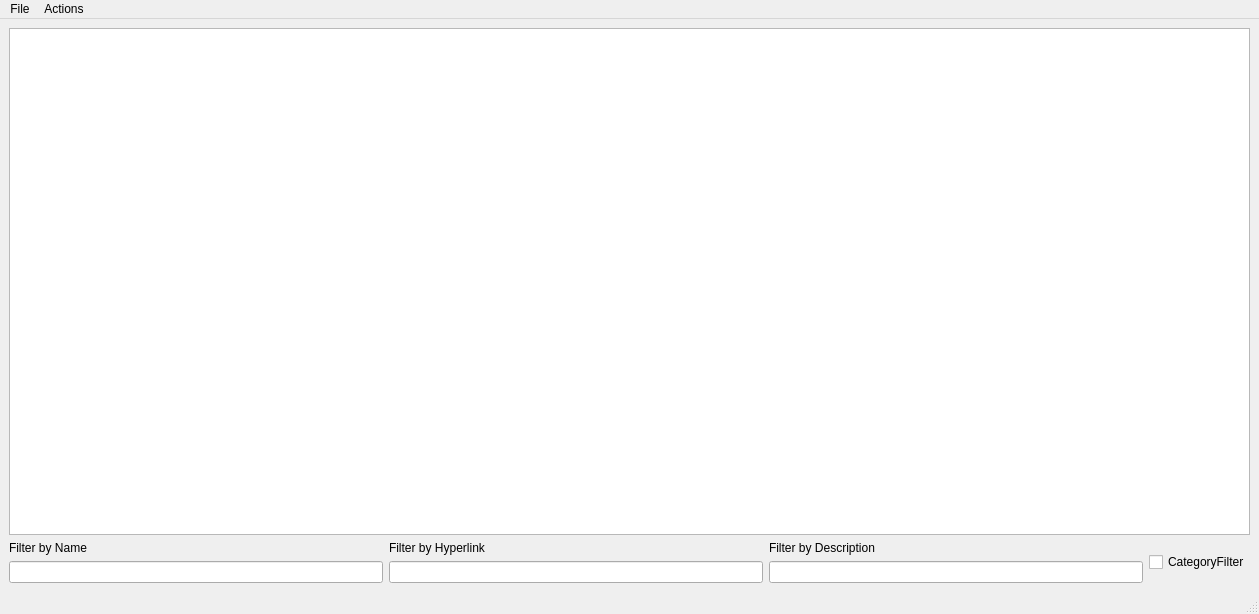
<?xml version="1.0" encoding="UTF-8"?>
<ui version="4.0">
 <class>MainWindow</class>
 <widget class="QMainWindow" name="MainWindow">
  <property name="geometry">
   <rect>
    <x>0</x>
    <y>0</y>
    <width>1259</width>
    <height>614</height>
   </rect>
  </property>
  <property name="windowTitle">
   <string>MainWindow</string>
  </property>
  <widget class="QWidget" name="centralwidget">
   <layout class="QGridLayout" name="gridLayout">
    <item row="0" column="0" colspan="2">
     <widget class="QTreeView" name="treeView"/>
    </item>
    <item row="1" column="0">
     <layout class="QGridLayout" name="gridLayout_2">
      <item row="1" column="0">
       <widget class="QLineEdit" name="lineEditName"/>
      </item>
      <item row="0" column="2">
       <widget class="QLabel" name="label_6">
        <property name="styleSheet">
         <string notr="true">font: 12pt &quot;Times New Roman&quot;;</string>
        </property>
        <property name="text">
         <string>Filter by Description</string>
        </property>
       </widget>
      </item>
      <item row="0" column="0">
       <widget class="QLabel" name="label_4">
        <property name="styleSheet">
         <string notr="true">font: 12pt &quot;Times New Roman&quot;;</string>
        </property>
        <property name="text">
         <string>Filter by Name</string>
        </property>
       </widget>
      </item>
      <item row="1" column="1">
       <widget class="QLineEdit" name="lineEditHyperlink"/>
      </item>
      <item row="0" column="1">
       <widget class="QLabel" name="label_5">
        <property name="styleSheet">
         <string notr="true">font: 12pt &quot;Times New Roman&quot;;</string>
        </property>
        <property name="text">
         <string>Filter by Hyperlink</string>
        </property>
       </widget>
      </item>
      <item row="1" column="2">
       <widget class="QLineEdit" name="lineEditDescription"/>
      </item>
     </layout>
    </item>
    <item row="1" column="1">
     <widget class="QCheckBox" name="checkBox">
      <property name="sizePolicy">
       <sizepolicy hsizetype="Fixed" vsizetype="Fixed">
        <horstretch>0</horstretch>
        <verstretch>0</verstretch>
       </sizepolicy>
      </property>
      <property name="styleSheet">
       <string notr="true">font: 12pt &quot;Times New Roman&quot;;</string>
      </property>
      <property name="text">
       <string>CategoryFilter</string>
      </property>
     </widget>
    </item>
   </layout>
  </widget>
  <widget class="QMenuBar" name="menubar">
   <property name="geometry">
    <rect>
     <x>0</x>
     <y>0</y>
     <width>1259</width>
     <height>22</height>
    </rect>
   </property>
   <widget class="QMenu" name="menuFile">
    <property name="title">
     <string>File</string>
    </property>
    <addaction name="actionOpen_file"/>
    <addaction name="actionRead_file"/>
    <addaction name="separator"/>
    <addaction name="actionSave_file"/>
    <addaction name="actionSave_list_of_hyperlinks"/>
   </widget>
   <widget class="QMenu" name="menuActions">
    <property name="title">
     <string>Actions</string>
    </property>
    <addaction name="actionAdd_hyperlink"/>
    <addaction name="actionAdd_category"/>
    <addaction name="separator"/>
    <addaction name="actionDelete_row"/>
    <addaction name="separator"/>
    <addaction name="actionAdd_top_level_category"/>
    <addaction name="actionUpload_new_links"/>
   </widget>
   <addaction name="menuFile"/>
   <addaction name="menuActions"/>
  </widget>
  <widget class="QStatusBar" name="statusbar"/>
  <action name="actionRead_file">
   <property name="text">
    <string>Read file</string>
   </property>
   <property name="shortcut">
    <string>Ctrl+R</string>
   </property>
  </action>
  <action name="actionSave_file">
   <property name="text">
    <string>Save file</string>
   </property>
   <property name="shortcut">
    <string>Ctrl+S</string>
   </property>
  </action>
  <action name="actionShow_info">
   <property name="text">
    <string>Show info</string>
   </property>
  </action>
  <action name="actionAdd_category">
   <property name="text">
    <string>Add category</string>
   </property>
   <property name="shortcut">
    <string>Ctrl+]</string>
   </property>
  </action>
  <action name="actionAdd_hyperlink">
   <property name="text">
    <string>Add hyperlink</string>
   </property>
   <property name="shortcut">
    <string>Ctrl+[</string>
   </property>
  </action>
  <action name="actionAdd_row">
   <property name="text">
    <string>Add row</string>
   </property>
  </action>
  <action name="actionAdd_subcategory">
   <property name="text">
    <string>Add subcategory</string>
   </property>
  </action>
  <action name="actionEdit_row">
   <property name="text">
    <string>Edit row</string>
   </property>
  </action>
  <action name="actionDelete_row">
   <property name="text">
    <string>Delete row</string>
   </property>
   <property name="shortcut">
    <string>Del</string>
   </property>
  </action>
  <action name="actionSave_list_of_hyperlinks">
   <property name="text">
    <string>Save list of hyperlinks</string>
   </property>
   <property name="shortcut">
    <string>Ctrl+Shift+L</string>
   </property>
  </action>
  <action name="actionAdd_top_level_category">
   <property name="text">
    <string>Add top level category</string>
   </property>
   <property name="shortcut">
    <string>Ctrl+T</string>
   </property>
  </action>
  <action name="actionOpen_file">
   <property name="text">
    <string>Open file</string>
   </property>
   <property name="shortcut">
    <string>Ctrl+O</string>
   </property>
  </action>
  <action name="actionUpload_new_links">
   <property name="text">
    <string>Upload new links</string>
   </property>
  </action>
 </widget>
 <resources/>
 <connections/>
</ui>
